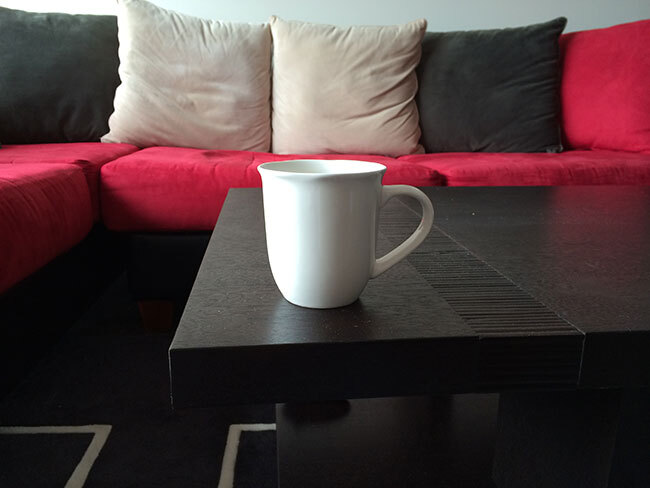
#> input picture assets/source_01.jpg, 650 x 488 px
$ python rotation.py --image ../assets/source_01.jpg
#> lines starting #> are read from the running program, lines starting #| are printed output that depends on the picture
import numpy as np
import argparse
import imutils
import cv2
# construct the argument parser and parse the arguments
ap = argparse.ArgumentParser()
ap.add_argument("-i", "--image", required=True,
help="Path to the image")
args = vars(ap.parse_args())
# load the image and show it
image = cv2.imread(args["image"])
#> image is the input picture: shape (488, 650, 3); mean B, G, R 64.3, 63.2, 82.3
cv2.imshow("Original", image)
# grab the dimensions of the image and calculate the center of the image
(h, w) = image.shape[:2]
#> h = 488; w = 650
(cX, cY) = (w / 2, h / 2)
#> cX = 325; cY = 244
# rotate our image by 45 degrees
#(cx,cy) rotate center point
M = cv2.getRotationMatrix2D((cX, cY), -30, 1.0)
rotated = cv2.warpAffine(image, M, (w, h))
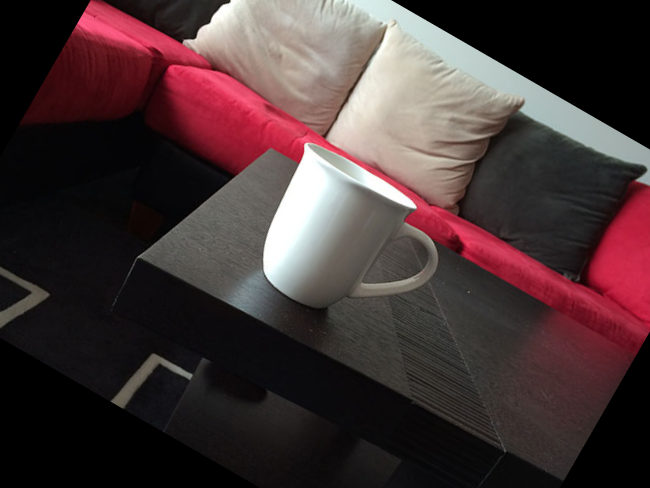
#> rotated: shape (488, 650, 3); mean B, G, R 53.8, 53, 70.2
print(rotated[335,254])
#| [13 10 12]
cv2.imshow("Rotated by 45 Degrees", rotated)
# rotate our image by -90 degrees
M = cv2.getRotationMatrix2D((cX, cY), -90, 1.0)
rotated = cv2.warpAffine(image, M, (w, h))
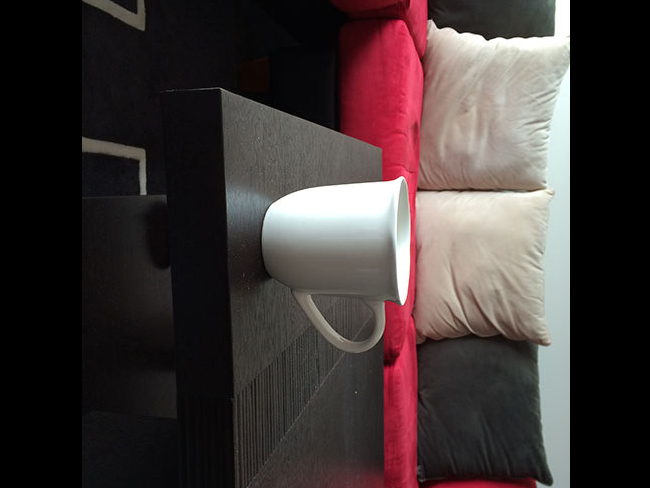
#> rotated: shape (488, 650, 3); mean B, G, R 54.2, 54.7, 64.8
cv2.imshow("Rotated by -90 Degrees", rotated)

cv2.waitKey(0)

$ run again, on assets/source_03.jpg
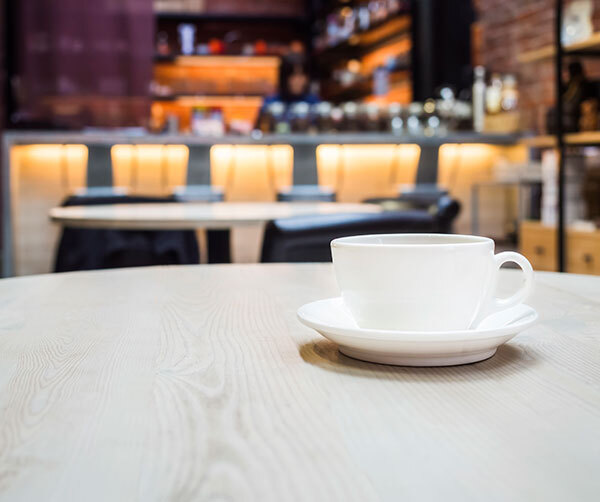
#> input picture assets/source_03.jpg, 600 x 502 px
#> image is the input picture: shape (502, 600, 3); mean B, G, R 146, 153.4, 166.8
#> `rotated = cv2.warpAffine(image, M, (w, h))`:
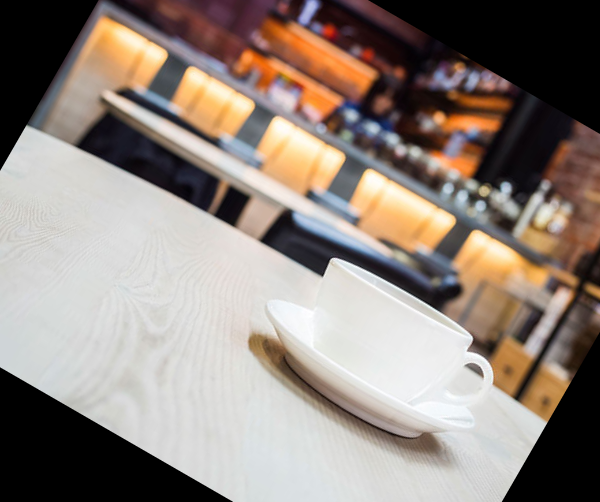
#> rotated: shape (502, 600, 3); mean B, G, R 124.9, 132.6, 144.1
#| [ 84 125 154]
#> `rotated = cv2.warpAffine(image, M, (w, h))`:
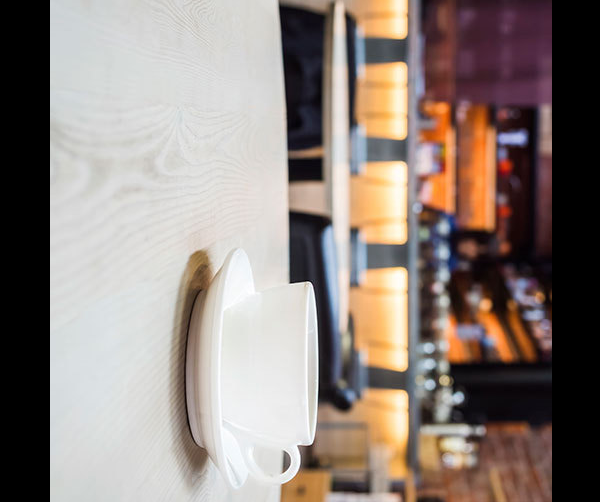
#> rotated: shape (502, 600, 3); mean B, G, R 124.5, 130.7, 142.3
